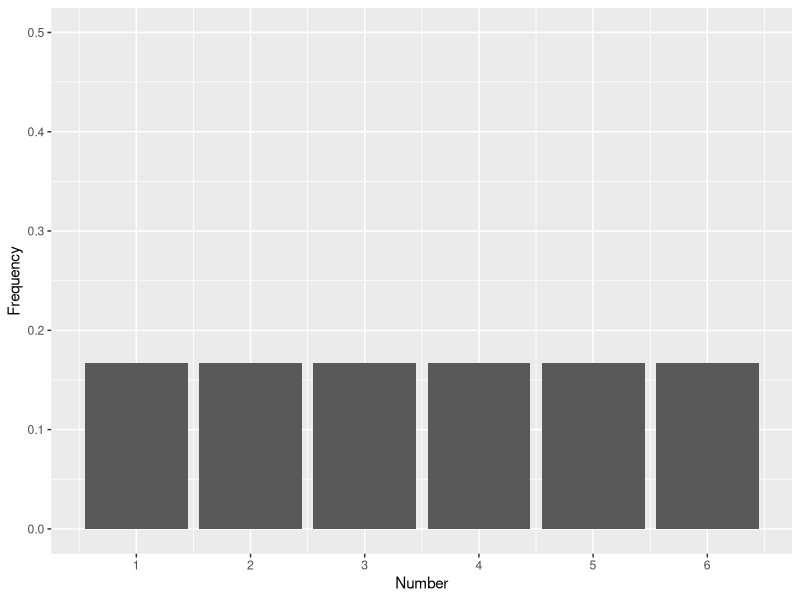
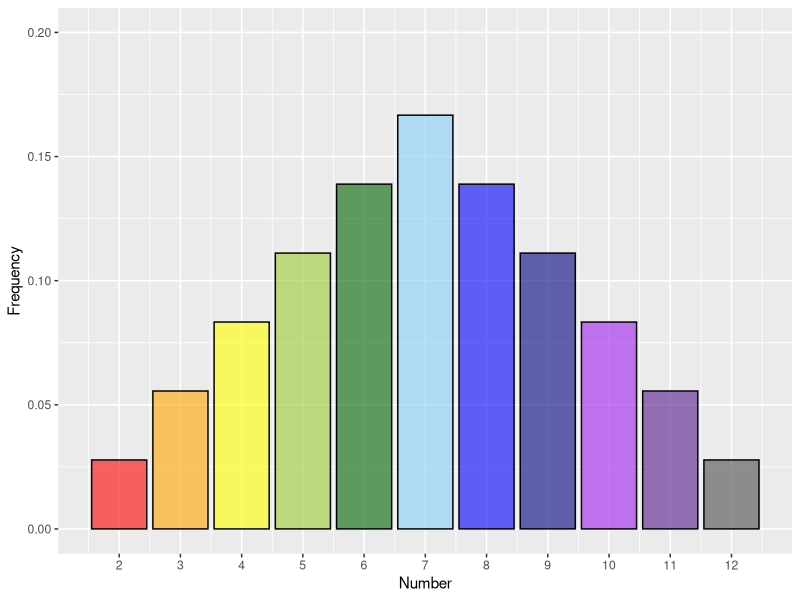
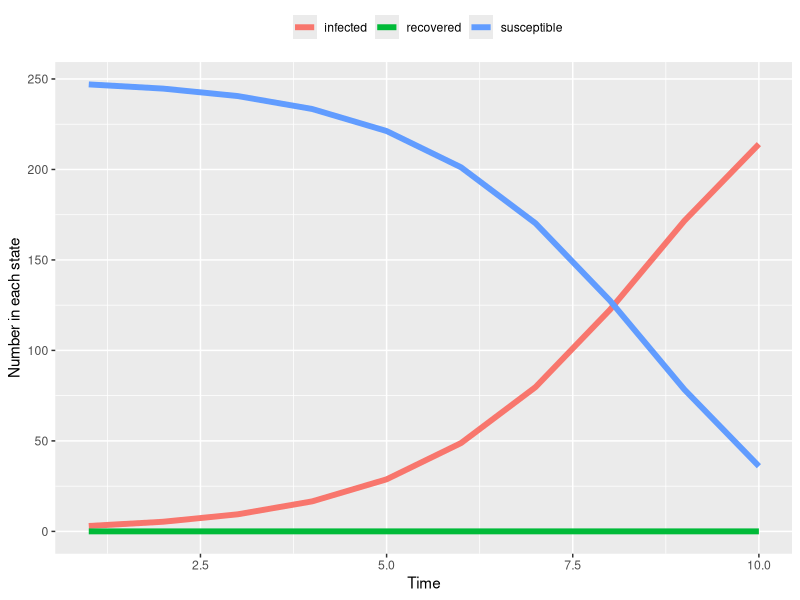

R code for these plots, in order: (Note: this script raises an error after producing the figures.)
# basic probabilities

require(ggplot2)
require(cowplot)

# one die
one = data.frame(probs = rep(1/6, 6),
                 val = c(1:6))

ggplot(one, aes(x = val, y = probs)) +
  geom_histogram(stat = "identity", binwidth = 1) +
  scale_x_continuous(name = "Number", breaks = seq(1,6,1)) +
  ylab("Frequency") +
  ylim(0,0.5)

# two dice
two = data.frame(val = c(2:12),
                 probs = c(1/36, 2/36, 3/36, 4/36, 5/36, 6/36,
                           5/36, 4/36, 3/36, 2/36, 1/36))

ggplot(two, aes(x = val, y = probs, fill = as.character(val))) +
  geom_histogram(stat = "identity", binwidth = 1, alpha= 0.6,col = "black") +
  scale_x_continuous(name = "Number", breaks = seq(1,12,1)) +
  scale_fill_manual(values = c("purple", "purple4", "gray30","red", "orange", 
                               "yellow", "yellowgreen", "darkgreen", "lightskyblue",
                               "blue", "navyblue")) +
  ylab("Frequency") +
  ylim(0,0.2) +
  theme(legend.position = "none")


# SIR model

beta = 0.787
alpha = 0
m = 0.2
t = 10
N =250
I.init = 3

# deterministic
S = rep(0, t)
I = rep(0, t)
R = rep(0, t)

S[1] = (N-I.init)/N
I[1] = I.init/N

for(i in 2:t){
  S[i] = S[i-1] - S[i-1]*I[i-1]*beta
  I[i] = I[i-1] + S[i-1]*I[i-1]*beta - alpha*I[i-1]
  R[i] = R[i-1] + alpha*I[i-1]
}

df =data.frame(N = c(S*N, I*N, R*N),
               time = rep(1:t, 3),
               type = rep(c("S", "I", "R"), each = t))

ggplot(df,aes(x = time, y = N, col = type)) +
  geom_line(lwd = 2) +
  xlab("Time") +
  ylab("Number in each state") +
  scale_color_discrete(name = "", labels = c("infected", "recovered", "susceptible")) +
  theme(legend.position = "top")

# stochastic
reps = 1000

out = data.frame()

for(r in 1:reps){
  
  S = rep(0, t)
  I = rep(0, t)
  R = rep(0, t)
  
  S[1] = N-I.init
  I[1] = I.init
  
  Ntot = rep(NA, t)
  Ntot[1] = N
  
  for(i in 2:t){
    lambda = ifelse(0.5-0.001*Ntot[i-1] < 0, 0, 0.5-0.001*Ntot[i-1])
    
    new.i = rbinom(1, round(S[i-1]*(I[i-1]/Ntot[i-1])), beta)
    new.r = rbinom(1, I[i-1], alpha)
    new.s = ifelse(S[i-1] > 0, sum(rpois(S[i-1], lambda)), 0)
    dead.i = rbinom(1, I[i-1], m)

    S[i] = S[i-1] - new.i + new.s
    I[i] = I[i-1] + new.i - new.r - dead.i
    R[i] = R[i-1] + new.r
    
    Ntot[i] = S[i] + I[i] + R[i]
  }

  df =data.frame(N = c(S, I, R),
                 time = rep(1:t, 3),
                 type = rep(c("S", "I", "R"), each = t), 
                 rep = r)
  
  out = bind_rows(out, df)
}

striplabs = c("I" = "Infected", 
              "R" = "Recovered", 
              "S" = "Susceptible")

out %>% 
  filter(type != "R") %>% 
  group_by(time, type) %>% 
  summarize(avg = mean(N),
            min = min(N),
            max = max(N),
            lci = quantile(N, 0.025), 
            uci = quantile(N, 0.975)) %>% 
  mutate(type = striplabs[type]) %>% 
  ggplot(aes(x = time, fill = type)) +
  geom_line(aes(y = lci), lty = 2, lwd = 1) +
  geom_line(aes(y = uci), lty = 2, lwd = 1) +
  geom_line(aes(y = avg), lwd = 2) +
  facet_wrap(~type, scales= "free") +
  scale_y_continuous(breaks = seq(0, 500, 50)) +
  scale_color_discrete(name = "", labels = c("infected", "recovered", "susceptible")) +
  theme(legend.position = "none",
        strip.text = element_text(size = 14),
        strip.background = element_rect(fill = "white")) +
  xlab("Time") +
  ylab("Number in each state") 

  
